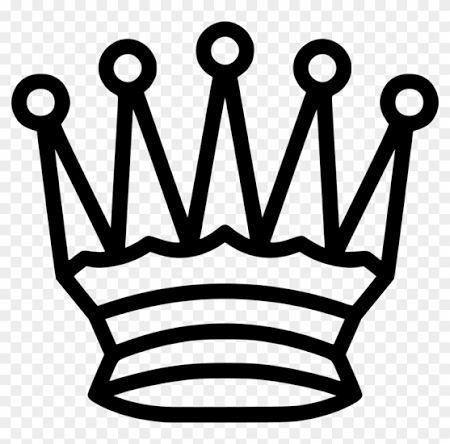
#> input picture queen.png, 450 x 444 px
$ python damy_oprava.py
#> lines starting #> are read from the running program, lines starting #| are printed output that depends on the picture
import os
from PIL import Image, ImageDraw

chessboard = []
counter = 0
size_sq = 50
number = 8
width = size_sq * number
height = size_sq * number
col_b = (0, 0, 0)
col_w = (255, 255, 255)

# priecinok, kde je tento skript (queen.png musi byt tu)
zlozka_skriptu = os.path.dirname(os.path.abspath(__file__))

# priecinok, kam sa ulozia obrazky (vytvori sa vedla skriptu)
folder = os.path.join(zlozka_skriptu, 'sachovnice')
os.makedirs(folder, exist_ok=True)

# nacitaj obrazok damy a zmensi ho na velkost policka
queen_img = Image.open(os.path.join(zlozka_skriptu, 'queen.png')).convert('RGBA')
queen_img = queen_img.resize((size_sq, size_sq))
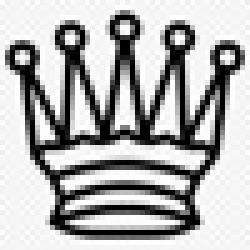
#> queen_img: PIL image 50x50 RGBA (shown 5 times larger); mean R, G, B, A 176.9, 176.9, 176.9, 255

#
#
#
def createImage(board, cislo):
    image = Image.new('RGB', (width, height))
    draw = ImageDraw.Draw(image)
    for riadok in range(number):
        for stlpec in range(number):
            x1 = size_sq * stlpec
            y1 = size_sq * riadok
            x2 = x1 + size_sq
            y2 = y1 + size_sq
            if (riadok + stlpec) % 2 == 1:
                color = col_w
            else:
                color = col_b
            draw.rectangle([x1, y1, x2, y2], fill=color)

            # ak je na policku dama, vloz obrazok queen.png
            if board[riadok][stlpec] == 1:
                image.paste(queen_img, (x1, y1), queen_img)

    # kazde riesenie ma iny nazov: sachovnica_1.png ... sachovnica_92.png
    image.save(os.path.join(folder, f'sachovnica_{cislo}.png'))


#
#
#
def create_board():
    global chessboard
    # chessboard = [row] * 8  # mega pruser takto to nikdy nerob !!!!!
    for i in range(8):
        row = [0] * 8
        chessboard.append(row)


#
#
#
def check_it(x, y):
    for i in range(0, 8):
        if chessboard[y][i] == 1:
            return False
        if chessboard[i][x] == 1:
            return False
    for i in range(0, 8):    # y
        for o in range(0, 8):    # x
            if i + o == x + y:
                if chessboard[i][o] == 1:
                    return False
            if i - o == y - x:
                if chessboard[i][o] == 1:
                    return False
    return True


#
#
#
def queens(n):
#> called with n = 0
    global chessboard, counter
    if n == 8:
        counter += 1
        print(chessboard)
        print(counter)
        print('-----------------------------')
        createImage(chessboard, counter)   # nakresli a uloz toto riesenie
    else:
        for i in range(8):
            if check_it(i, n):
                chessboard[n][i] = 1
                queens(n + 1)
                chessboard[n][i] = 0
#> this loop made 8 passes
#> pass 1, in createImage, `image.save(os.path.join(folder, f'sachovnica_{cislo}.png'))`:
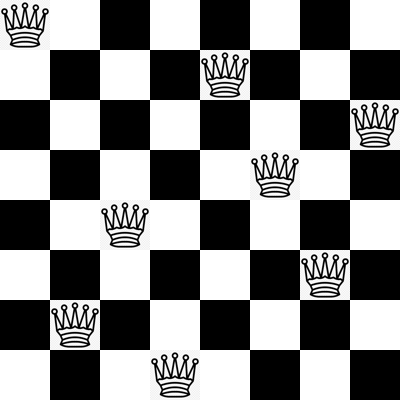
#> saved as sachovnica_1.png: PIL image 400x400 RGB; min 0, max 255, mean 133.7
#> pass 1, in createImage (call 2), `image.save(os.path.join(folder, f'sachovnica_{cislo}.png'))`:
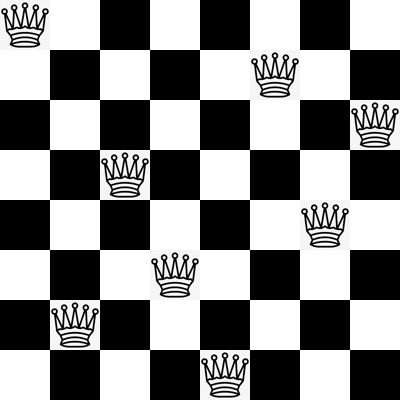
#> saved as sachovnica_2.png: PIL image 400x400 RGB; min 0, max 255, mean 133.7
#> pass 1, in createImage (call 3), `image.save(os.path.join(folder, f'sachovnica_{cislo}.png'))`:
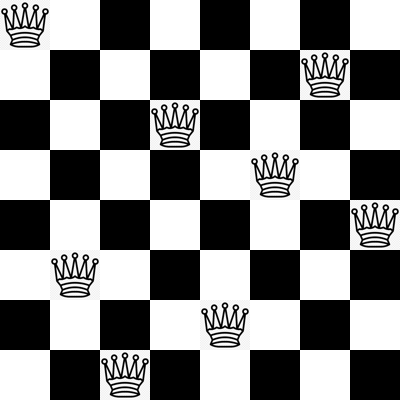
#> saved as sachovnica_3.png: PIL image 400x400 RGB; min 0, max 255, mean 133.7


#
#
#
create_board()
queens(0)
